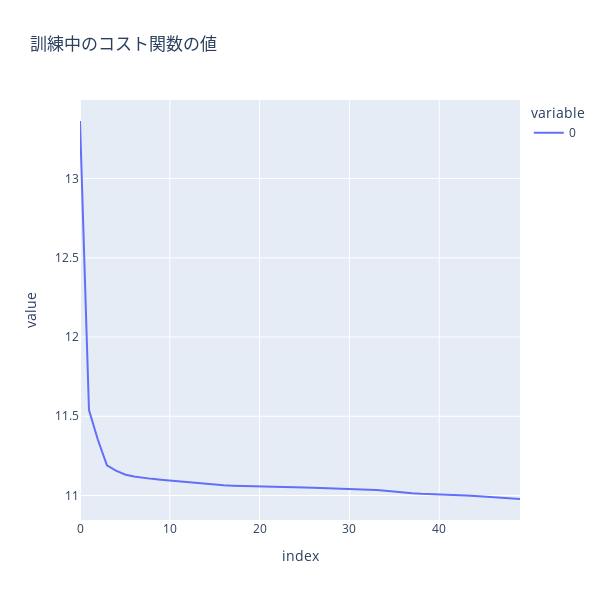

This figure's notebook cell:
### Code cell
px.line(nmf.cost_, 
        title="訓練中のコスト関数の値",
        height=600, 
        width=600,
        )

### Figure 1 — Plotly figure (JSON) as saved in the notebook; plotly's stock layout.template omitted (floating-point values rounded to 4 significant figures)
{"data": [{"hovertemplate": "variable=0<br>index=%{x}<br>value=%{y}<extra></extra>", "legendgroup": "0", "line": {"color": "#636efa", "dash": "solid"}, "marker": {"symbol": "circle"}, "mode": "lines", "name": "0", "orientation": "v", "showlegend": true, "type": "scatter", "x": [0, 1, 2, 3, 4, 5, 6, 7, 8, 9, 10, 11, 12, 13, 14, 15, 16, 17, 18, 19, 20, 21, 22, 23, 24, 25, 26, 27, 28, 29, 30, 31, 32, 33, 34, 35, 36, 37, 38, 39, 40, 41, 42, 43, 44, 45, 46, 47, 48, 49], "xaxis": "x", "y": [13.36, 11.54, 11.35, 11.19, 11.16, 11.13, 11.12, 11.11, 11.11, 11.1, 11.09, 11.09, 11.08, 11.08, 11.07, 11.07, 11.06, 11.06, 11.06, 11.06, 11.06, 11.06, 11.05, 11.05, 11.05, 11.05, 11.05, 11.05, 11.05, 11.04, 11.04, 11.04, 11.04, 11.04, 11.03, 11.02, 11.02, 11.02, 11.01, 11.01, 11.01, 11.01, 11.0, 11.0, 11.0, 10.99, 10.99, 10.98, 10.98, 10.98], "yaxis": "y"}], "layout": {"height": 600, "legend": {"title": {"text": "variable"}, "tracegroupgap": 0}, "title": {"text": "訓練中のコスト関数の値"}, "width": 600, "xaxis": {"anchor": "y", "domain": [0, 1], "title": {"text": "index"}}, "yaxis": {"anchor": "x", "domain": [0, 1], "title": {"text": "value"}}}}
